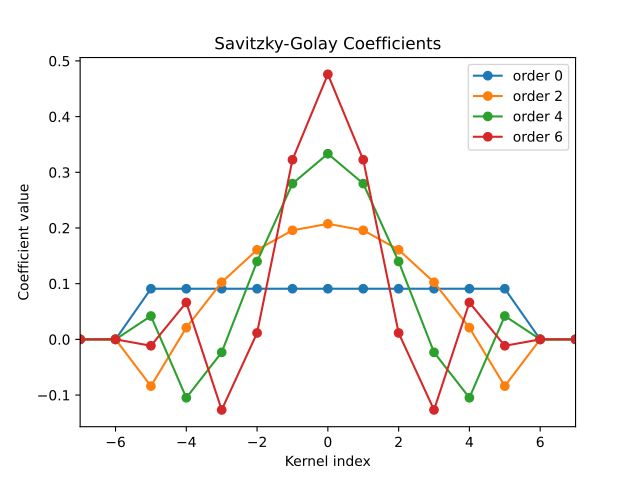

The script that drew this image:
import numpy as np
import matplotlib.pyplot as plt
from sofia_redux.toolkit.convolve.filter import savgol

x = np.arange(-20, 20)
y = np.zeros(x.size)
y[x.size // 2] = 1

for i in range(0, 8, 2):
    plt.plot(x, savgol(y, 11, order=i), '-o', label="order %i" % i)
plt.legend()
plt.xlim(-7, 7)
plt.title("Savitzky-Golay Coefficients")
plt.xlabel("Kernel index")
plt.ylabel("Coefficient value")
